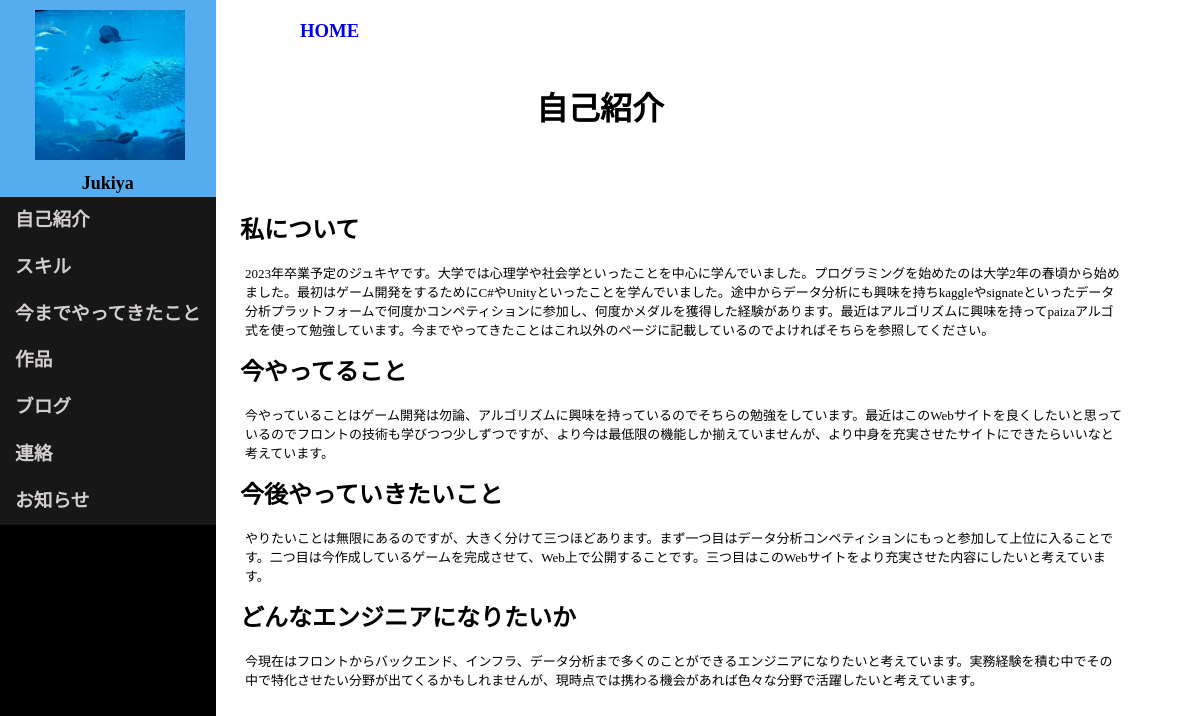
The page /introduction/ on the database as committed earlier.
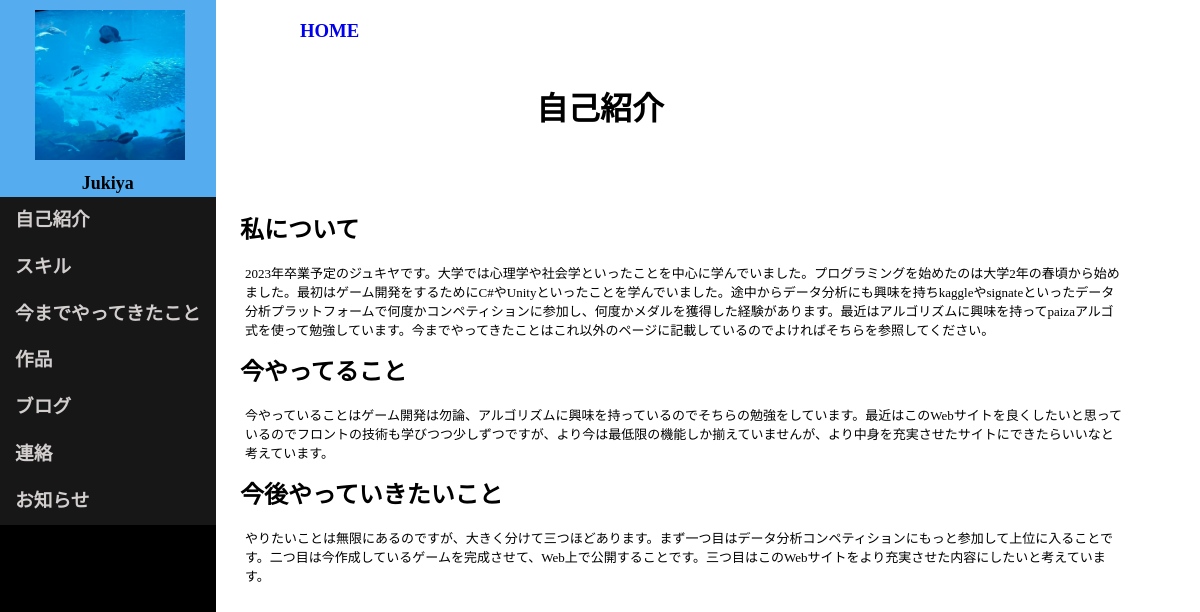
The same page on the database as committed later.
### myapp/models.py (models this page shows, shortened)
class SelfIntroductionModel(models.Model):
    title = models.CharField(max_length=100, blank=True)
    description = models.TextField(
        max_length=10000, default="Please input text")

### myapp/views.py (the view)
# urls.py: path("introduction/", views.SelfIntroductionView.as_view(), name="introduction"),
class SelfIntroductionView(View):
    def get(self, request, *args, **kwargs):
        about_data = SelfIntroductionModel.objects.all()
        return render(request, "myapp/self_introduction.html", {"about_data":about_data})

### myapp/templates/myapp/self_introduction.html (shortened to what this page needs)
<!DOCTYPE html>
{% load static %}
<html lang="en">
    <head>
        <link rel="stylesheet" type="text/css" href="{% static 'css/introduction.css' %}">
        <div class="header">
            <div class="profile">
                <img src="/media/img/upload/my_favorite_photo.jpg" , alt="profile_icon" , width="150" , height="150">
                <h1><font color="black">Jukiya</font></h1>
            </div>
            <div class="page_link">
                <h3 id="introduction">自己紹介</h3>
                <h3 id="skill">スキル</h3>
                <h3 id="experience">今までやってきたこと</h3>
                <h3 id="works">作品</h3>
                <h3 id="blog">ブログ</h3>
                <h3 id="contact">連絡</h3>
                <h3 id="news">お知らせ</h3>
            </div>
        </div>
    </head>
    <body>
        <div class="title">
            <a href="{% url 'myapp:home' %}"><h3>HOME</h3></a>
        <h1 class="introduction">自己紹介</h1>
        </div>
        <div class="introduction_content", id="aboutmecontent">
            {% for about in about_data %}
            <ul>
                <li><h2>{{about.title}}</h2></li>
                <p>{{ about.description | linebreaks }}</p>
            </ul>
            {% endfor %}
        </div>
    </body>
</html>

Rows that differ between the two databases and show on the page:
removed SelfIntroductionModel: title "どんなエンジニアになりたいか", description "今現在はフロントからバックエンド、インフラ、データ分析まで多くのことができるエンジニアになりたいと考えています。実務経験を積む中でその中で特化させたい分野が出てくるかもしれませんが、現時点では携わる機会があれば色々な分野で活躍したいと考えています。"
